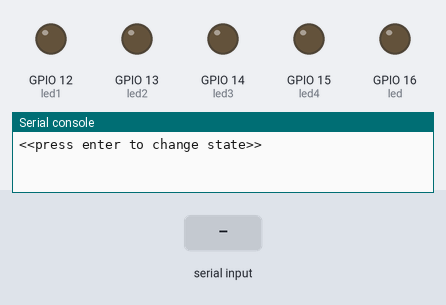
Bench run of a program on a simulated ESP8266 board running MicroPython. Parts: output pins drawn as LEDs (lit = HIGH), the last lines printed to the serial console. The inputs (shaded band) are chosen by the test bench.

Above: at 1.2 s.
1.3 s: "1" typed at the serial console, then Enter
At 1.8 s:
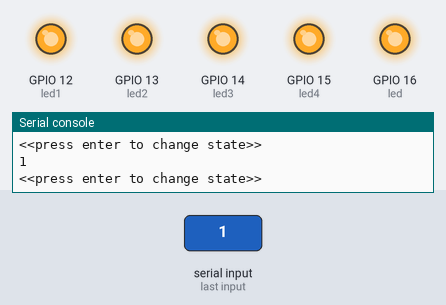
2.8 s: "0" typed at the serial console, then Enter
At 4.0 s:
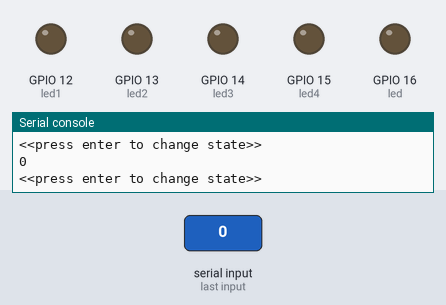
4.3 s: "2" typed at the serial console, then Enter
At 5.2 s:
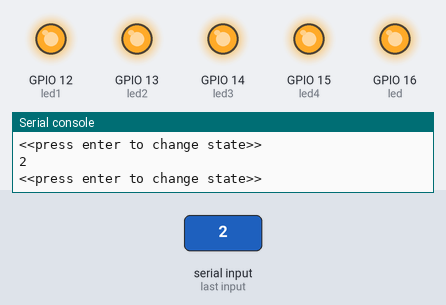
Timing chart, 0 to 7.3 s (numbered marks = the images above; inputs shaded):
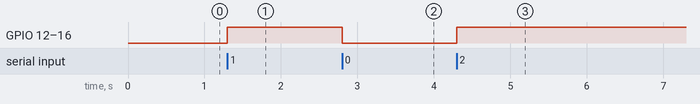

The program:

02_Enter_LED_STRIP_DOCENT.py
```python
from machine import Pin
import time

SLEEP = 1        # 1 seconden
ONBOARD_LED = 16 # GPIO16 on WeMos voor LEDSTRIP

led = Pin( ONBOARD_LED, Pin.OUT )
led1 = Pin( 12, Pin.OUT )
led2 = Pin( 13, Pin.OUT )
led3 = Pin( 14, Pin.OUT )
led4 = Pin( 15, Pin.OUT )

while True:
    led.off()
    led1.off()
    led2.off()
    led3.off()
    led4.off()
    input("<<press enter to change state>>")
    led.on()
    led1.on()
    led2.on()
    led3.on()
    led4.on()
    input("<<press enter to change state>>")


    
```

Measured:
- after the input at 1.3 s, GPIO 12 (led1), GPIO 13 (led2), GPIO 14 (led3), GPIO 15 (led4), GPIO 16 (led): LOW → HIGH at once
- after the input at 2.8 s, GPIO 12 (led1), GPIO 13 (led2), GPIO 14 (led3), GPIO 15 (led4), GPIO 16 (led): HIGH → LOW at once
- after the input at 4.3 s, GPIO 12 (led1), GPIO 13 (led2), GPIO 14 (led3), GPIO 15 (led4), GPIO 16 (led): LOW → HIGH at once
